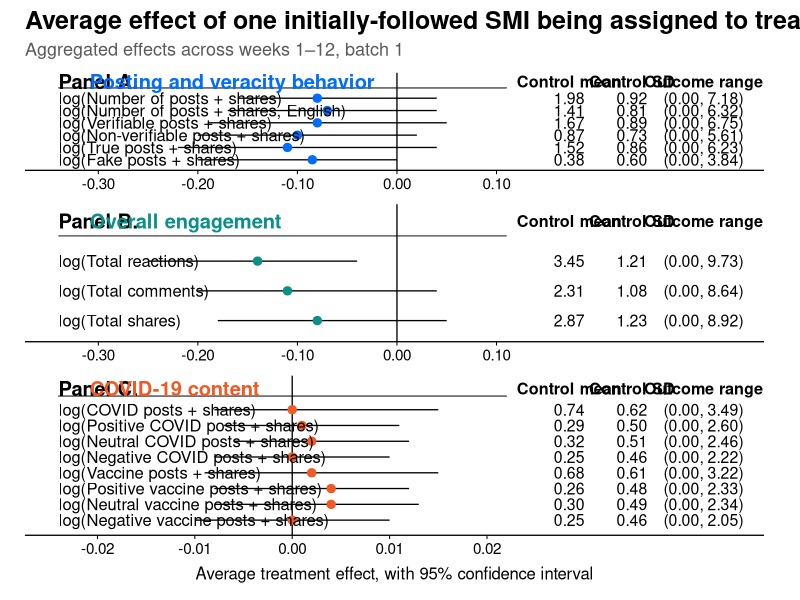
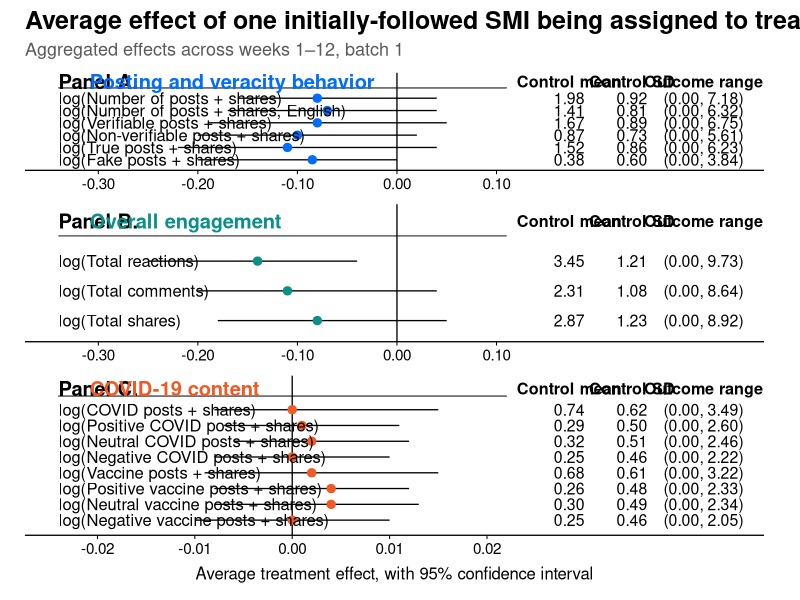
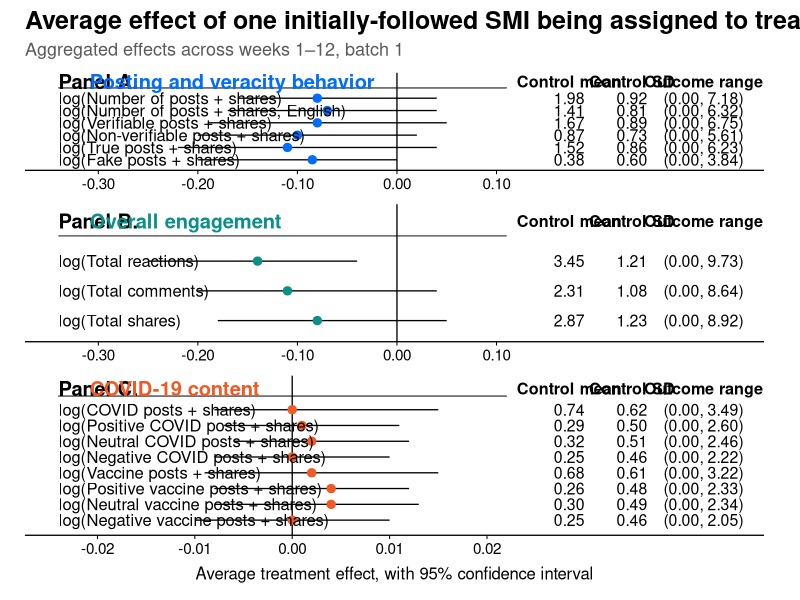

Source code (R) for these figures, in order:
# ============================================================
# Mock coefficient plot template: online follower behaviors
# ============================================================
#
# Purpose:
# This script generates a publication-style mock coefficient plot.
# The data below are fake and are intended only for design prototyping.
# Replace the mock df with real estimates before using the figure in the paper.
#
# Required real-data columns:
# panel, family, outcome, estimate, ci_low, ci_high,
# control_mean, control_sd, outcome_range
#
# Outputs:
# - mock_average_treatment_effect_online_behaviors.png
# - mock_average_treatment_effect_online_behaviors.pdf
# ============================================================

# ----------------------------
# 0. Packages
# ----------------------------

library(tidyverse)
library(patchwork)
library(scales)
library(grid)

# ----------------------------
# 1. Mock data
# ----------------------------

# IMPORTANT:
# These values are fake and are only used to reproduce the visual layout.
# Replace this entire tribble with the real estimates and summary statistics.

df <- tribble(
  ~panel, ~family, ~outcome, ~estimate, ~ci_low, ~ci_high, ~control_mean, ~control_sd, ~outcome_range,
  
  "Panel B.", "Overall engagement", "log(Total reactions)", -0.14, -0.25, -0.04, 3.45, 1.21, "(0.00, 9.73)",
  "Panel B.", "Overall engagement", "log(Total comments)",  -0.11, -0.20,  0.04, 2.31, 1.08, "(0.00, 8.64)",
  "Panel B.", "Overall engagement", "log(Total shares)",    -0.08, -0.18,  0.05, 2.87, 1.23, "(0.00, 8.92)",
  
  "Panel A.", "Posting and veracity behavior", "log(Number of posts + shares)",          -0.08,  -0.16,  0.04, 1.98, 0.92, "(0.00, 7.18)",
  "Panel A.", "Posting and veracity behavior", "log(Number of posts + shares, English)", -0.07,  -0.17,  0.04, 1.41, 0.81, "(0.00, 6.32)",
  "Panel A.", "Posting and veracity behavior", "log(Verifiable posts + shares)",         -0.08,  -0.19,  0.05, 1.67, 0.89, "(0.00, 6.75)",
  "Panel A.", "Posting and veracity behavior", "log(Non-verifiable posts + shares)",     -0.10,  -0.20,  0.02, 0.87, 0.73, "(0.00, 5.61)",
  "Panel A.", "Posting and veracity behavior", "log(True posts + shares)",               -0.11,  -0.22,  0.04, 1.52, 0.86, "(0.00, 6.23)",
  "Panel A.", "Posting and veracity behavior", "log(Fake posts + shares)",               -0.085, -0.20,  0.00, 0.38, 0.60, "(0.00, 3.84)",
  
  "Panel C.", "COVID-19 content", "log(COVID posts + shares)",                 0.000, -0.008, 0.015, 0.74, 0.62, "(0.00, 3.49)",
  "Panel C.", "COVID-19 content", "log(Positive COVID posts + shares)",        0.001, -0.007, 0.011, 0.29, 0.50, "(0.00, 2.60)",
  "Panel C.", "COVID-19 content", "log(Neutral COVID posts + shares)",         0.002, -0.006, 0.012, 0.32, 0.51, "(0.00, 2.46)",
  "Panel C.", "COVID-19 content", "log(Negative COVID posts + shares)",        0.000, -0.008, 0.010, 0.25, 0.46, "(0.00, 2.22)",
  "Panel C.", "COVID-19 content", "log(Vaccine posts + shares)",               0.002, -0.009, 0.015, 0.68, 0.61, "(0.00, 3.22)",
  "Panel C.", "COVID-19 content", "log(Positive vaccine posts + shares)",      0.004, -0.008, 0.012, 0.26, 0.48, "(0.00, 2.33)",
  "Panel C.", "COVID-19 content", "log(Neutral vaccine posts + shares)",       0.004, -0.008, 0.013, 0.30, 0.49, "(0.00, 2.34)",
  "Panel C.", "COVID-19 content", "log(Negative vaccine posts + shares)",      0.000, -0.010, 0.010, 0.25, 0.46, "(0.00, 2.05)"
) %>%
  mutate(
    panel = factor(panel, levels = c("Panel A.", "Panel B.", "Panel C.")),
    family = factor(
      family,
      levels = c(
        "Posting and veracity behavior",
        "Overall engagement",
        "COVID-19 content"
      )
    )
  ) %>%
  group_by(panel) %>%
  mutate(
    row_id = row_number(),
    y = rev(row_id)
  ) %>%
  ungroup()

panel_colors <- c(
  "Overall engagement" = "#0B8F8A",
  "Posting and veracity behavior" = "#006DFF",
  "COVID-19 content" = "#F15A24"
)

# ----------------------------
# 2. Helper function
# ----------------------------

make_panel <- function(panel_name, x_limits, x_breaks, show_x_title = FALSE) {
  
  d <- df %>% filter(panel == panel_name)
  
  family_label <- as.character(unique(d$family))
  family_color <- panel_colors[[family_label]]
  
  n <- nrow(d)
  y_header <- n + 1.35
  y_rule   <- n + 0.85
  
  ggplot(d) +
    
    # Header rule below panel title
    geom_segment(
      aes(x = x_limits[1], xend = x_limits[2], y = y_rule, yend = y_rule),
      inherit.aes = FALSE,
      linewidth = 0.35,
      color = "grey45"
    ) +
    
    # Solid zero line
    geom_vline(
      xintercept = 0,
      linewidth = 0.45,
      color = "black"
    ) +
    
    # Confidence intervals
    geom_errorbarh(
      aes(y = y, xmin = ci_low, xmax = ci_high),
      height = 0,
      linewidth = 0.45,
      color = "black"
    ) +
    
    # Point estimates
    geom_point(
      aes(x = estimate, y = y),
      size = 2.5,
      color = family_color
    ) +
    
    # Outcome labels on the left
    geom_text(
      aes(x = x_limits[1], y = y, label = outcome),
      hjust = 0,
      size = 4.2,
      color = "black"
    ) +
    
    # Panel title and family label
    annotate(
      "text",
      x = x_limits[1],
      y = y_header,
      label = panel_name,
      hjust = 0,
      fontface = "bold",
      size = 5.1
    ) +
    annotate(
      "text",
      x = x_limits[1] + 0.07 * diff(x_limits),
      y = y_header,
      label = family_label,
      hjust = 0,
      fontface = "bold",
      size = 5.1,
      color = family_color
    ) +
    
    # Right-side column headers
    annotate(
      "text",
      x = x_limits[2] + 0.14 * diff(x_limits),
      y = y_header,
      label = "Control mean",
      hjust = 0.5,
      fontface = "bold",
      size = 4.1
    ) +
    annotate(
      "text",
      x = x_limits[2] + 0.28 * diff(x_limits),
      y = y_header,
      label = "Control SD",
      hjust = 0.5,
      fontface = "bold",
      size = 4.1
    ) +
    annotate(
      "text",
      x = x_limits[2] + 0.44 * diff(x_limits),
      y = y_header,
      label = "Outcome range",
      hjust = 0.5,
      fontface = "bold",
      size = 4.1
    ) +
    
    # Right-side values
    geom_text(
      aes(
        x = x_limits[2] + 0.14 * diff(x_limits),
        y = y,
        label = sprintf("%.2f", control_mean)
      ),
      hjust = 0.5,
      size = 4.0
    ) +
    geom_text(
      aes(
        x = x_limits[2] + 0.28 * diff(x_limits),
        y = y,
        label = sprintf("%.2f", control_sd)
      ),
      hjust = 0.5,
      size = 4.0
    ) +
    geom_text(
      aes(
        x = x_limits[2] + 0.44 * diff(x_limits),
        y = y,
        label = outcome_range
      ),
      hjust = 0.5,
      size = 4.0
    ) +
    
    scale_x_continuous(
      limits = c(x_limits[1], x_limits[2] + 0.50 * diff(x_limits)),
      breaks = x_breaks,
      labels = scales::number_format(accuracy = 0.01)
    ) +
    scale_y_continuous(
      limits = c(0.5, n + 1.7),
      breaks = NULL
    ) +
    coord_cartesian(clip = "off") +
    labs(
      x = if (show_x_title) {
        "Average treatment effect, with 95% confidence interval"
      } else {
        NULL
      },
      y = NULL
    ) +
    theme_minimal() +
    theme(
      panel.grid.major.y = element_blank(),
      panel.grid.minor = element_blank(),
      panel.grid.major.x = element_blank(),
      axis.text.y = element_blank(),
      axis.title.y = element_blank(),
      axis.text.x = element_text(size = 11, color = "black"),
      axis.title.x = element_text(size = 12, color = "black", margin = margin(t = 6)),
      axis.ticks.x = element_line(color = "black", linewidth = 0.35),
      axis.line.x = element_line(color = "black", linewidth = 0.45),
      plot.margin = margin(t = 4, r = 18, b = 4, l = 10)
    )
}

# ----------------------------
# 3. Build panels
# ----------------------------

p_a <- make_panel(
  panel_name = "Panel A.",
  x_limits = c(-0.34, 0.11),
  x_breaks = c(-0.30, -0.20, -0.10, 0.00, 0.10),
  show_x_title = FALSE
)

p_b <- make_panel(
  panel_name = "Panel B.",
  x_limits = c(-0.34, 0.11),
  x_breaks = c(-0.30, -0.20, -0.10, 0.00, 0.10),
  show_x_title = FALSE
)

p_c <- make_panel(
  panel_name = "Panel C.",
  x_limits = c(-0.024, 0.022),
  x_breaks = c(-0.02, -0.01, 0.00, 0.01, 0.02),
  show_x_title = TRUE
)

# ----------------------------
# 4. Combine figure
# ----------------------------

final_plot <- p_a / p_b / p_c +
  plot_layout(heights = c(1.1, 1.55, 1.8)) +
  plot_annotation(
    title = "Average effect of one initially-followed SMI being assigned to treatment on online follower behaviors",
    subtitle = "Aggregated effects across weeks 1–12, batch 1",
    theme = theme(
      plot.title = element_text(size = 18, face = "bold", hjust = 0),
      plot.subtitle = element_text(size = 13, color = "grey35", hjust = 0),
      plot.margin = margin(t = 8, r = 8, b = 8, l = 8)
    )
  )

final_plot

ggsave(
  filename = "mock_average_treatment_effect_online_behaviors.png",
  plot = final_plot,
  width = 14,
  height = 10,
  dpi = 300
)

ggsave(
  filename = "mock_average_treatment_effect_online_behaviors.pdf",
  plot = final_plot,
  width = 14,
  height = 10
)
